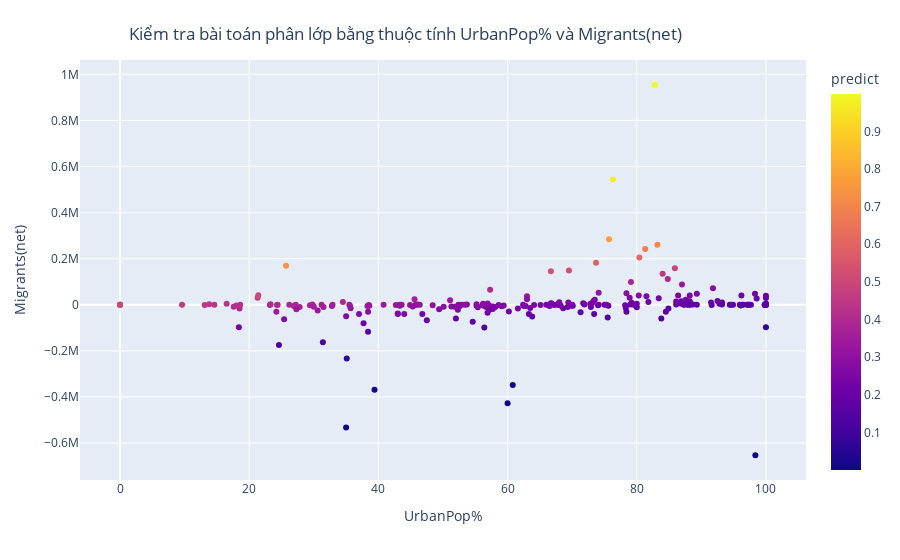

Here is the notebook cell this chart was saved with:
### Code cell
fig=px.scatter(dict_, x="UrbanPop%", y="Migrants(net)",
        color="predict")
fig.update_layout(
    title={
        'text': "Kiểm tra bài toán phân lớp bằng thuộc tính UrbanPop% và Migrants(net)",
        'y':0.95,
        'x':0.45,
        'xanchor': 'center',
        'yanchor': 'top'})
fig.show()

### Figure 1 — Plotly figure (JSON) as saved in the notebook; plotly's stock layout.template omitted (floating-point values rounded to 4 significant figures; data arrays with more than 128 entries replaced by an {"elided": "..."} marker saying what was removed)
{"data": [{"hovertemplate": "UrbanPop%=%{x}<br>Migrants(net)=%{y}<br>predict=%{marker.color}<extra></extra>", "legendgroup": "", "marker": {"color": {"elided": "235 float values"}, "coloraxis": "coloraxis", "symbol": "circle"}, "mode": "markers", "name": "", "orientation": "v", "showlegend": false, "type": "scatter", "x": {"elided": "235 float values"}, "xaxis": "x", "y": {"elided": "235 int values"}, "yaxis": "y"}], "layout": {"coloraxis": {"colorbar": {"title": {"text": "predict"}}, "colorscale": [[0, "#0d0887"], [0.1111, "#46039f"], [0.2222, "#7201a8"], [0.3333, "#9c179e"], [0.4444, "#bd3786"], [0.5556, "#d8576b"], [0.6667, "#ed7953"], [0.7778, "#fb9f3a"], [0.8889, "#fdca26"], [1, "#f0f921"]]}, "legend": {"tracegroupgap": 0}, "margin": {"t": 60}, "title": {"text": "Kiểm tra bài toán phân lớp bằng thuộc tính UrbanPop% và Migrants(net)", "x": 0.45, "xanchor": "center", "y": 0.95, "yanchor": "top"}, "xaxis": {"anchor": "y", "domain": [0, 1], "title": {"text": "UrbanPop%"}}, "yaxis": {"anchor": "x", "domain": [0, 1], "title": {"text": "Migrants(net)"}}}}
